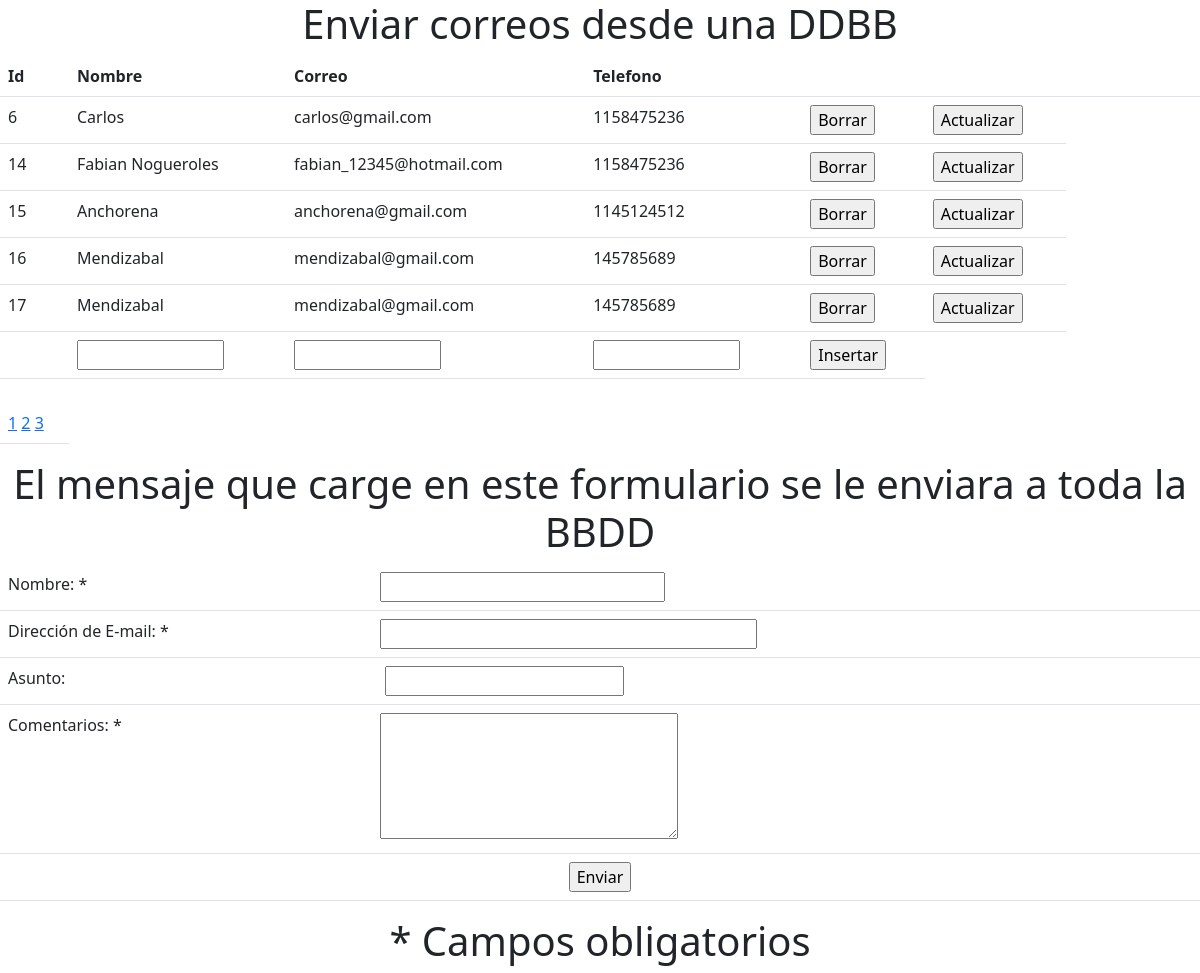
The page /?pagina=2 on the database its author committed.
### tables this page shows
CREATE TABLE `manda_email` (
  `id` int(11) NOT NULL,
  `nombre` varchar(30) NOT NULL,
  `email` varchar(30) NOT NULL,
  `cel` varchar(30) NOT NULL
);

### index.php (the view, shortened to what this page needs)
<!doctype html>
<html>
<head>
    <link rel="stylesheet" type="text/css" href="css/main.css">
    <link href="https://cdn.jsdelivr.net/npm/bootstrap@5.1.3/dist/css/bootstrap.min.css" rel="stylesheet">
</head>
<body>
    <?php
    include("coneccion.php");
    $tamagno_pagina = 5;
    if (isset($_GET["pagina"])) {
        if ($_GET["pagina"] == 1) {
            header("Location:index.php");
        } else {
            $pagina = $_GET["pagina"];
        }
    } else {
        $pagina = 1;
    }
    $empezar_desde = ($pagina - 1) * $tamagno_pagina;
    $sql_total = "SELECT * FROM manda_email";
    $resultado = $base->prepare($sql_total);
    $resultado->execute(array());
    $num_filas = $resultado->rowCount();
    $total_paginas = ceil($num_filas / $tamagno_pagina);
    $registros = $base->query("SELECT * FROM manda_email LIMIT $empezar_desde,$tamagno_pagina")->fetchAll(PDO::FETCH_OBJ);
    ?>
    <h1>Enviar correos desde una DDBB</span></h1>
    <form action="<?php echo $_SERVER['PHP_SELF']; ?>" method="post">
        <table class="table">
            <tr>
                <th class="primera_fila">Id</th>
                <th class="primera_fila">Nombre</th>
                <th class="primera_fila">Correo</th>
                <th class="primera_fila">Telefono</th>
                <th class="primera_fila"></th>
                <th class="primera_fila"></th>
                <th class="sin">&nbsp;</th>
                <th class="sin">&nbsp;</th>
                <th class="sin">&nbsp;</th>
                <th class="sin">&nbsp;</th>
                <th class="sin">&nbsp;</th>
            </tr>
            <?php
            foreach ($registros as $persona) :
            ?>
                <tr>
                    <td><?php echo $persona->id ?> </td>
                    <td><?php echo $persona->nombre ?></td>
                    <td><?php echo $persona->email ?></td>
                    <td><?php echo $persona->cel ?></td>
                    <td class="bot"><a href="borrar.php?id=<?php echo $persona->id ?>"><input type='button' name='del' id='del' value='Borrar'></a></td>
                    <td class='bot'><a href="editar.php?id=<?php echo $persona->id
                                                            ?> & nom=<?php echo $persona->nombre ?>
                                                           & ape=<?php echo $persona->email ?>
                                                           & dir=<?php echo $persona->cel ?>">
                            <input type='button' name='up' id='up' value='Actualizar'></a></td>
                </tr>
            <?php
            endforeach;
            ?>
            <tr>
                <td></td>
                <td><input type='text' name='Nom' size='10' class='centrado'></td>
                <td><input type='text' name='Ape' size='10' class='centrado'></td>
                <td><input type='text' name=' Dir' size='10' class='centrado'></td>
                <td class='bot'><input type='submit' name='cr' id='cr' value='Insertar'></td>
            <tr>
                <td>
                    <?php
                    echo "<br>";
                    for ($i = 1; $i <= $total_paginas; $i++) {
                        echo "<a href='?pagina=" . $i . "'>" . $i . "</a> ";
                    }
                    ?>
                </td>
            </tr>
            </tr>
        </table>
    </form>
    <h1>El mensaje que carge en este formulario se le enviara a toda la BBDD</h1>
    <form name="formulario_contacto" method="post" action="Enviar_mail.php">
        <table class="table">
            <tr>
                <td>
                    <label for="nombre">Nombre: *</label>
                </td>
                <td>
                    <input type="text" name="nombre" maxlength="50" size="25">
                </td>
            </tr>
            <tr>
                <td>
                    <label for="email">Dirección de E-mail: *</label>
                </td>
                <td>
                    <input type="text" name="email" maxlength="80" size="35">
                </td>
            </tr>
            <tr>
                <td>Asunto:</td>
                <td><label for="asunto"></label>
                    <input type="text" name="asunto" id="asunto">
                </td>
            </tr>
            <tr>
                <td>
                    <label for="comments">Comentarios: *</label>
                </td>
                <td>
                    <textarea name="comentarios" maxlength="500" cols="30" rows="5"></textarea>
                </td>
            </tr>
            <tr>
                <td colspan="2" style="text-align:center">
                    <input type="submit" value="Enviar">
                </td>
            </tr>
        </table>
        <h1>* Campos obligatorios</h1>
    </form>
</body>
</html>

### css/main.css (style rules this page uses)
h1 { text-align: center; }

### rows shown on the page
manda_email: id "6", nombre "Carlos", email "carlos@gmail.com", cel "1158475236"
manda_email: id "14", nombre "Fabian Nogueroles", email "fabian_12345@hotmail.com", cel "1158475236"
manda_email: id "15", nombre "Anchorena", email "anchorena@gmail.com", cel "1145124512"
manda_email: id "16", nombre "Mendizabal", email "mendizabal@gmail.com", cel "145785689"
manda_email: id "17", nombre "Mendizabal", email "mendizabal@gmail.com", cel "145785689"
